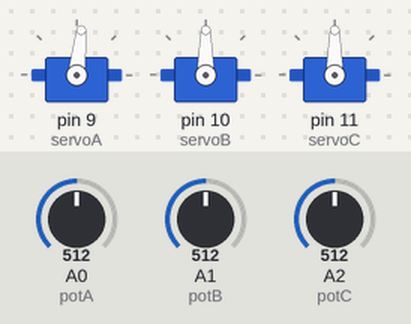
The sketch below on a simulated Arduino Uno, built with avr-gcc and run on an emulated ATmega328P. On the bench: 3 × servo. Inputs (shaded band) come from the test bench; at power-on: A0 (potA) = 512, A1 (potB) = 512, A2 (potC) = 512.

Above: at 1.2 s.
1.3 s: A0 (potA) set to 716
At 2.5 s:
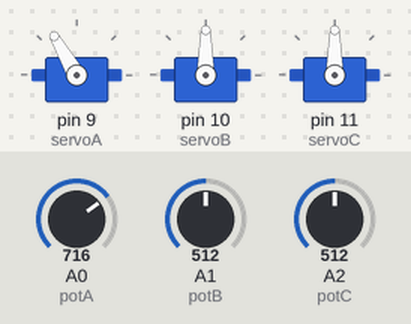
2.8 s: A1 (potB) set to 716
At 3.8 s:
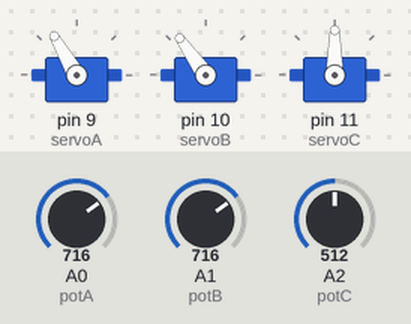
4.3 s: A2 (potC) set to 716
At 5.2 s:
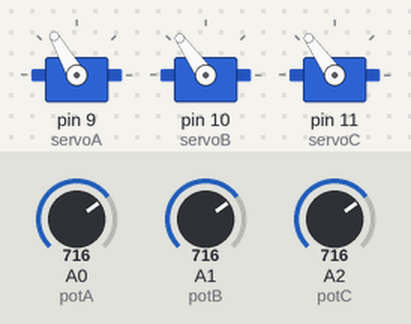
5.8 s: A0 (potA) set to 900
At 6.5 s:
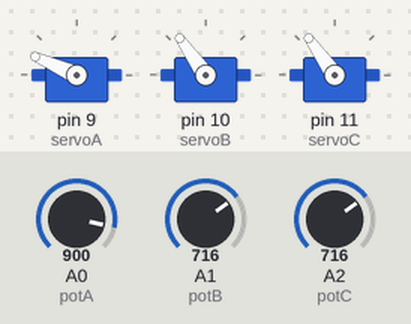
7.3 s: A1 (potB) set to 900
At 7.9 s:
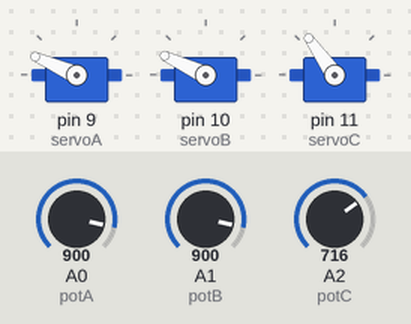
8.9 s: A2 (potC) set to 900
At 9.3 s:
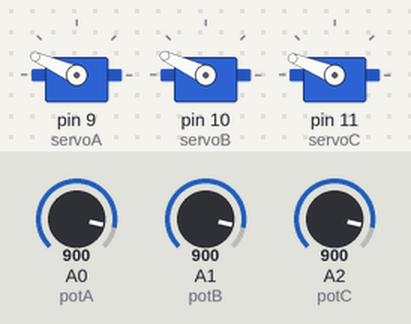
Timing chart, 0 to 11.4 s (numbered marks = the images above; inputs shaded):
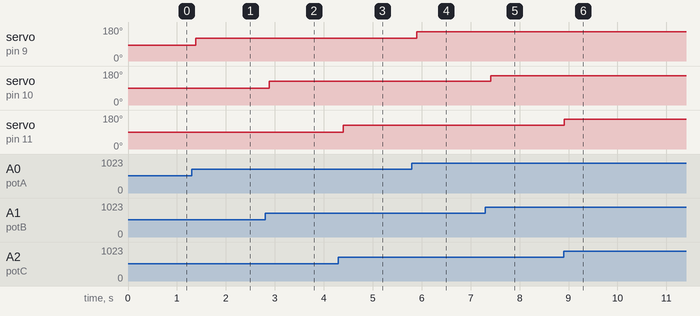

The sketch:

3_servos_e_3_sensores_anal_xicos.ino
```cpp
/*

Realiza a montaxe para controlar tres servos empregando tres potenciómetros independentes.
O programa debe ser reactivo a cada potenciómetro, de maneira que se poida accionar 8 veces
por segundo como moito.


Autor: Nicolás Sanlés Álvarz
Fecha: Maio 2025

*/

#include <Servo.h>

Servo servoA, servoB, servoC;

int potA = A0, potB = A1, potC = A2;
int valA, valB, valC;
int posA = 90, posB = 90, posC = 90;


void setup() {
  servoA.attach(9);
  servoB.attach(10);
  servoC.attach(11);
}

void loop() {
  valA = analogRead(potA);
  valB = analogRead(potB);
  valC = analogRead(potC);

  // Servo (a): precisión de 12º

  valA = map(valA, 0, 1023, 0, 15) * 12;
  if (valA != posA) {
    servoA.write(valA);
    posA = valA;
  }

  // Servo (b): precisión de 5º

  valB = map(valB, 0, 1023, 0, 36) * 5;
  if (valB != posB) {
    servoB.write(valB);
    posB = valB;
  }

  // Servo (c): precisión de 0.5º

  valC = map(valC, 0, 1023, 0, 360) * 0.5;
  if (valC != posC) {
    servoC.write(valC);
    posC = valC;
  }

  delay(125);
}
```

Measured:
- after the input at 1.3 s, servo on pin 9 (servoA): 84° → 120° after 0.08 s
- after the input at 2.8 s, servo on pin 10 (servoB): 90° → 125° after 0.09 s
- after the input at 4.3 s, servo on pin 11 (servoC): 90° → 125° after 0.09 s
- after the input at 5.8 s, servo on pin 9 (servoA): 120° → 156° after 0.10 s
- after the input at 7.3 s, servo on pin 10 (servoB): 125° → 155° after 0.11 s
- after the input at 8.9 s, servo on pin 11 (servoC): 125° → 158° at once
